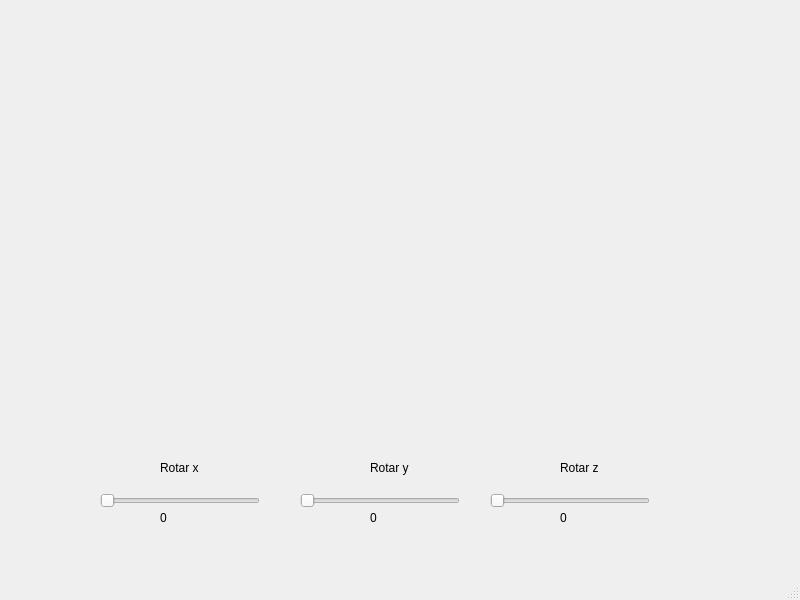
<?xml version="1.0" encoding="UTF-8"?>
<ui version="4.0">
 <class>mainWindow</class>
 <widget class="QMainWindow" name="mainWindow">
  <property name="geometry">
   <rect>
    <x>0</x>
    <y>0</y>
    <width>800</width>
    <height>600</height>
   </rect>
  </property>
  <property name="windowTitle">
   <string>Procesamiento</string>
  </property>
  <widget class="QWidget" name="centralwidget">
   <widget class="QWidget" name="verticalLayoutWidget">
    <property name="geometry">
     <rect>
      <x>180</x>
      <y>30</y>
      <width>411</width>
      <height>411</height>
     </rect>
    </property>
    <layout class="QVBoxLayout" name="OpenGLLayout"/>
   </widget>
   <widget class="QSlider" name="rotarx">
    <property name="geometry">
     <rect>
      <x>100</x>
      <y>490</y>
      <width>160</width>
      <height>22</height>
     </rect>
    </property>
    <property name="maximum">
     <number>360</number>
    </property>
    <property name="orientation">
     <enum>Qt::Horizontal</enum>
    </property>
   </widget>
   <widget class="QSlider" name="rotary">
    <property name="geometry">
     <rect>
      <x>300</x>
      <y>490</y>
      <width>160</width>
      <height>22</height>
     </rect>
    </property>
    <property name="maximum">
     <number>360</number>
    </property>
    <property name="orientation">
     <enum>Qt::Horizontal</enum>
    </property>
   </widget>
   <widget class="QSlider" name="rotarz">
    <property name="geometry">
     <rect>
      <x>490</x>
      <y>490</y>
      <width>160</width>
      <height>22</height>
     </rect>
    </property>
    <property name="maximum">
     <number>360</number>
    </property>
    <property name="orientation">
     <enum>Qt::Horizontal</enum>
    </property>
   </widget>
   <widget class="QLabel" name="label">
    <property name="geometry">
     <rect>
      <x>160</x>
      <y>460</y>
      <width>55</width>
      <height>16</height>
     </rect>
    </property>
    <property name="text">
     <string>Rotar x</string>
    </property>
   </widget>
   <widget class="QLabel" name="label_2">
    <property name="geometry">
     <rect>
      <x>370</x>
      <y>460</y>
      <width>55</width>
      <height>16</height>
     </rect>
    </property>
    <property name="text">
     <string>Rotar y</string>
    </property>
   </widget>
   <widget class="QLabel" name="label_3">
    <property name="geometry">
     <rect>
      <x>560</x>
      <y>460</y>
      <width>55</width>
      <height>16</height>
     </rect>
    </property>
    <property name="text">
     <string>Rotar z</string>
    </property>
   </widget>
   <widget class="QLabel" name="labelx">
    <property name="geometry">
     <rect>
      <x>160</x>
      <y>510</y>
      <width>55</width>
      <height>16</height>
     </rect>
    </property>
    <property name="text">
     <string>0</string>
    </property>
   </widget>
   <widget class="QLabel" name="labely">
    <property name="geometry">
     <rect>
      <x>370</x>
      <y>510</y>
      <width>55</width>
      <height>16</height>
     </rect>
    </property>
    <property name="text">
     <string>0</string>
    </property>
   </widget>
   <widget class="QLabel" name="labelz">
    <property name="geometry">
     <rect>
      <x>560</x>
      <y>510</y>
      <width>55</width>
      <height>16</height>
     </rect>
    </property>
    <property name="text">
     <string>0</string>
    </property>
   </widget>
  </widget>
  <widget class="QMenuBar" name="menubar">
   <property name="geometry">
    <rect>
     <x>0</x>
     <y>0</y>
     <width>800</width>
     <height>26</height>
    </rect>
   </property>
  </widget>
  <widget class="QStatusBar" name="statusbar"/>
 </widget>
 <resources/>
 <connections/>
</ui>
